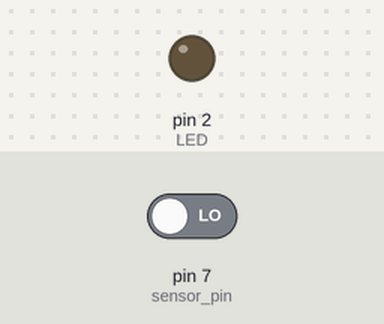
A sketch run on a simulated Arduino Uno, built with avr-gcc and run on an emulated ATmega328P. Parts: output pins drawn as LEDs (lit = HIGH). Inputs (shaded band) come from the test bench; at power-on: pin 7 (sensor_pin) LOW.

Above: at 1.2 s.
1.3 s: pin 7 (sensor_pin) driven HIGH
At 2.3 s:
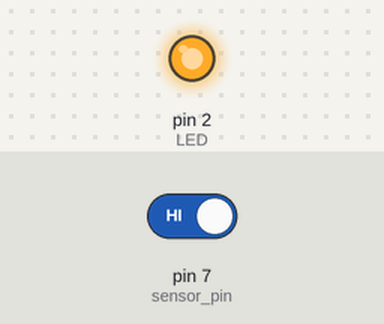
2.8 s: pin 7 (sensor_pin) driven LOW
At 3.4 s:
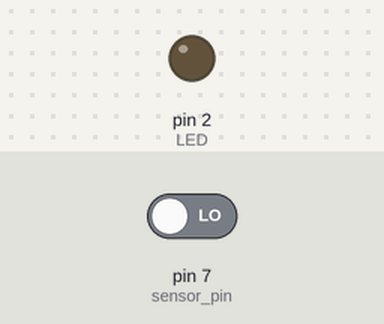
Timing chart, 0 to 5.8 s (numbered marks = the images above; inputs shaded):
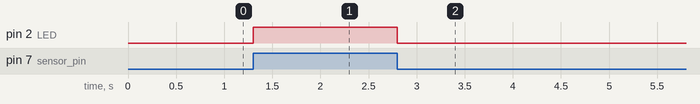

The sketch:

toast_mrk5_1.ino
```cpp
// C++ code
//
const int LED = 2;
const int sensor_pin = 7;
int sensor_state = -1;
void setup()
{
  Serial.begin(9600);
  pinMode(LED, OUTPUT);
  pinMode(sensor_pin, INPUT);
}

void loop()
{
 	sensor_state = digitalRead(sensor_pin);
  	digitalWrite(LED, sensor_state);


}
```

Measured:
- after the input at 1.3 s, pin 2 (LED): LOW → HIGH at once
- after the input at 2.8 s, pin 2 (LED): HIGH → LOW at once
